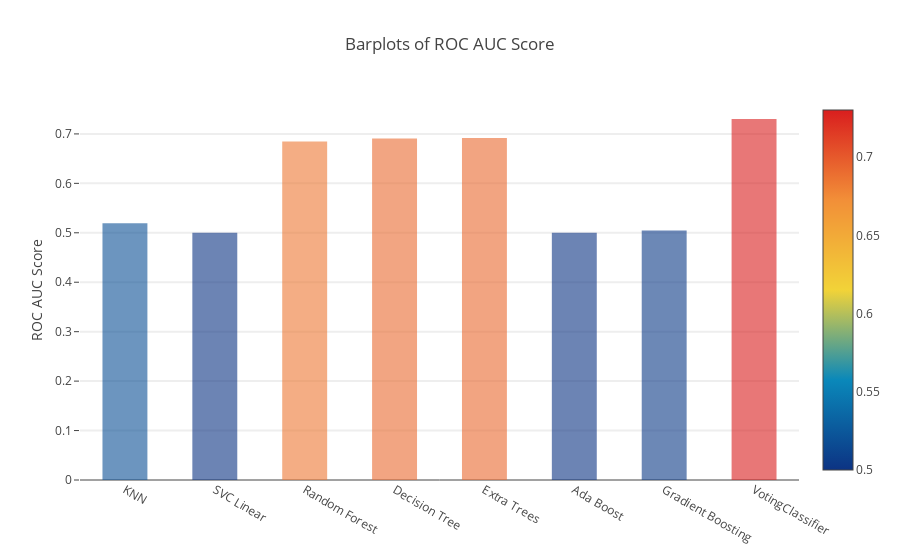

The notebook cell this image was saved under:
### Code cell
y_ROCAUC = models['ROC AUC Score'].values
x_ROCAUC = models['Model'].values
data = [go.Bar(
            x = x_ROCAUC, y = y_ROCAUC,
            width = 0.5,
            marker=dict( color = models['ROC AUC Score'].values,
                colorscale='Portland', showscale=True, reversescale = False
            ),
            opacity=0.6
        )]

layout= go.Layout(
    autosize= True,
    title= 'Barplots of ROC AUC Score',
    hovermode= 'closest',
    yaxis=dict(
        title= 'ROC AUC Score',
        ticklen= 5,
        gridwidth= 2
    ),
    showlegend= False
)
fig = go.Figure(data=data, layout=layout)
py.iplot(fig, filename='bar-direct-labels')

### Figure 1 — Plotly figure (JSON) as saved in the notebook; plotly's stock layout.template omitted (floating-point values rounded to 4 significant figures)
{"data": [{"marker": {"color": [0.5193, 0.5, 0.6845, 0.6909, 0.6919, 0.5, 0.5044, 0.7302], "colorscale": "Portland", "reversescale": false, "showscale": true}, "opacity": 0.6, "type": "bar", "width": 0.5, "x": ["KNN", "SVC Linear", "Random Forest", "Decision Tree", "Extra Trees", "Ada Boost", "Gradient Boosting", "VotingClassifier"], "y": [0.5193, 0.5, 0.6845, 0.6909, 0.6919, 0.5, 0.5044, 0.7302]}], "layout": {"autosize": true, "hovermode": "closest", "showlegend": false, "title": "Barplots of ROC AUC Score", "yaxis": {"gridwidth": 2, "ticklen": 5, "title": "ROC AUC Score"}}}
